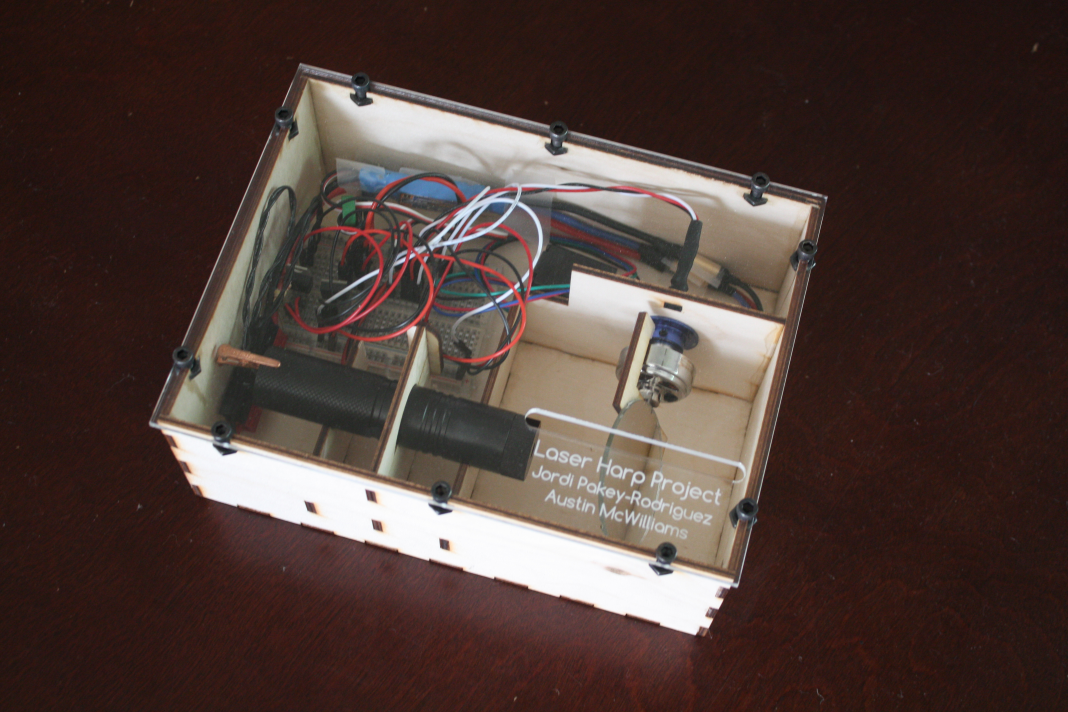
//> input picture media/2014-05-27/IMG_0046.JPG, 4272 x 2848 px, given in place of the camera (shown at 1/4 size)
$ ./LaserHarp   (built with g++ and OpenCV 4)
//> lines starting //> are read from the running program, lines starting //| are printed output that depends on the picture; after the words box and inside, x2 and y2 are one past the last pixel; in counts of white or black regions, pixels touching at a corner belong together
#include "LaserHarp.h"
using namespace std;
using namespace cv;

#define RADIUS 75 // Smallest distance between points
#define STEPS 4 // Number of steps between each beam

Mat frameThresholded;
Point *points = new Point[1];
int anNotes[13];
int nInstrument = 52;
bool bRecord = 1;


int main()
{
	Mat frame; // Create new frame
	VideoCapture capture = VideoCapture(0); // Create a capture device. Here 0 indicates that we want to use the default iSight camera
	namedWindow("Laser Harp Threshold", CV_WINDOW_NORMAL); // Create a new window
	namedWindow("Laser Harp", CV_WINDOW_NORMAL); // Create a new window
	moveWindow("Laser Harp", 200, 165);

	namedWindow("Control Panel");
	createTrackbar("MIDI Instrument", "Laser Harp", &nInstrument, 127);

	bool bFullscreen = 0; // Fullscreen state

	while (true)
	{
		capture.read(frame); // Query for frame from camera
//> frame is the input picture: 2848 rows x 4272 cols, CV_8UC3; mean B, G, R 55.3, 60.5, 77.8

		flip(frame, frame, 1); // Flip frame horizontally
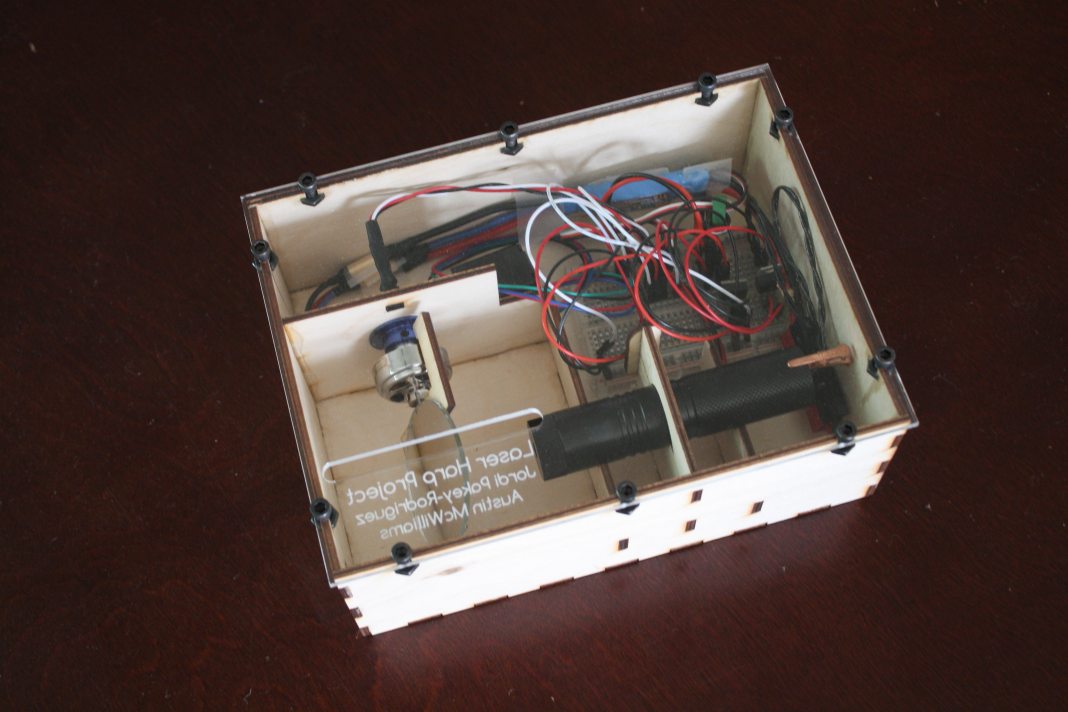
//> frame: 2848 rows x 4272 cols, CV_8UC3 (shown at 1/4 size); mean B, G, R 55.3, 60.5, 77.8
		cvtColor(frame, frameThresholded, CV_BGR2HSV); // Convert from BGR to HSV color
//> frameThresholded: 2848 rows x 4272 cols, CV_8UC3; mean H, S, V 30.2, 108.2, 78.6
		//inRange(frameThresholded, Scalar(0, 0, 245), Scalar(180, 5, 255), frameThresholded); // Threshold the image
		inRange(frameThresholded, Scalar(100, 0, 245), Scalar(140, 15, 255), frameThresholded); // Threshold the image
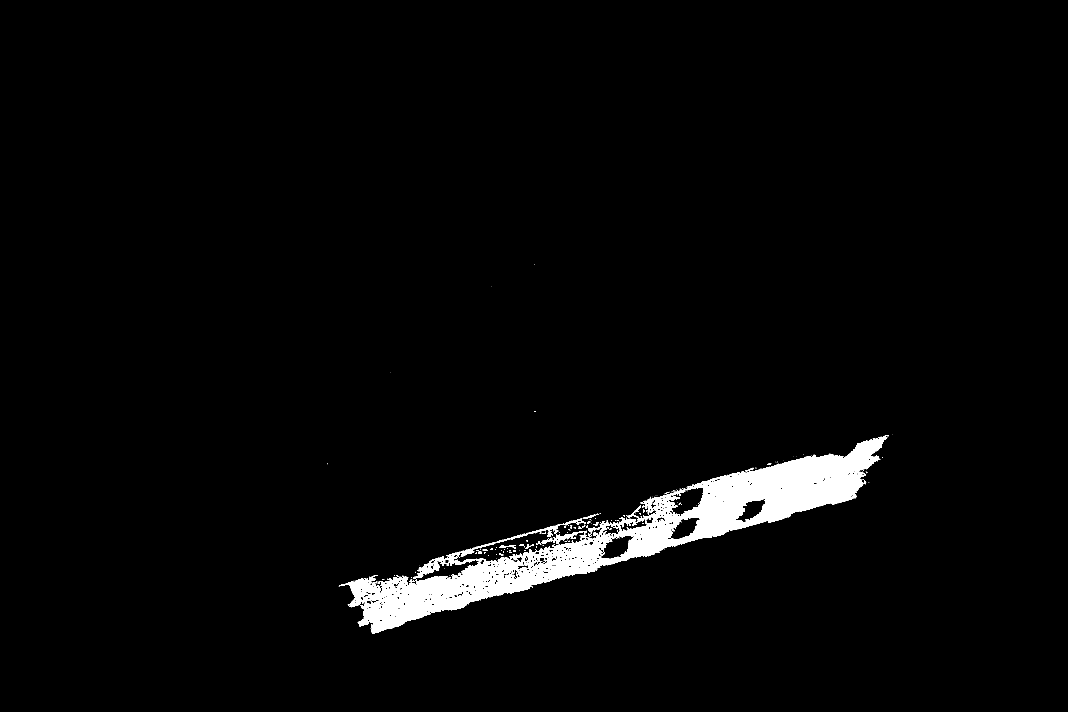
//> frameThresholded: 2848 rows x 4272 cols, CV_8UC1 (shown at 1/4 size); 2.7% white; 299 white regions (230 under 20 px), largest, box (x1, y1, x2, y2) and area: (1362, 1740, 3550, 2535) 308713, (1652, 2131, 2118, 2316) 7300, (2164, 2128, 2312, 2176) 2068
		dilate(frameThresholded, frameThresholded, getStructuringElement(MORPH_RECT, Size(3, 3))); // Fill in all remaining spots
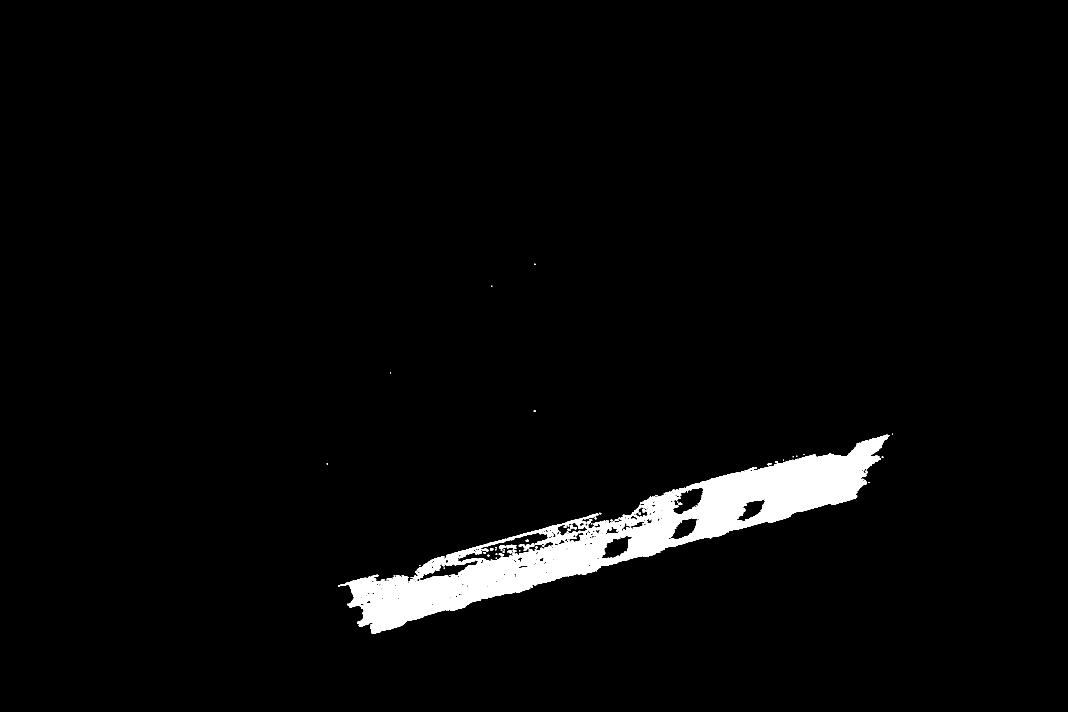
//> frameThresholded: 2848 rows x 4272 cols, CV_8UC1 (shown at 1/4 size); 3% white; 107 white regions (37 under 20 px), largest, box (x1, y1, x2, y2) and area: (1353, 1739, 3557, 2536) 355812, (2163, 2122, 2349, 2177) 3158, (1997, 2179, 2065, 2195) 628
		imshow("Laser Harp Threshold", frameThresholded); // Display the thresholded image

		Point origin = Point(frame.cols / 2, frame.rows); // The origin point
//> origin = Point(2136, 2848)
		//circle(frame, origin, 16, Scalar(255, 0, 0), -1); // Draw a circle around the origin

		for (int i = 0; i < 13; i++) {
			anNotes[i] = 0;
		}

//> (the run ends here: the program needs code that is not available in this run, at `uint8_t nNumPoints = findPoints();`)
